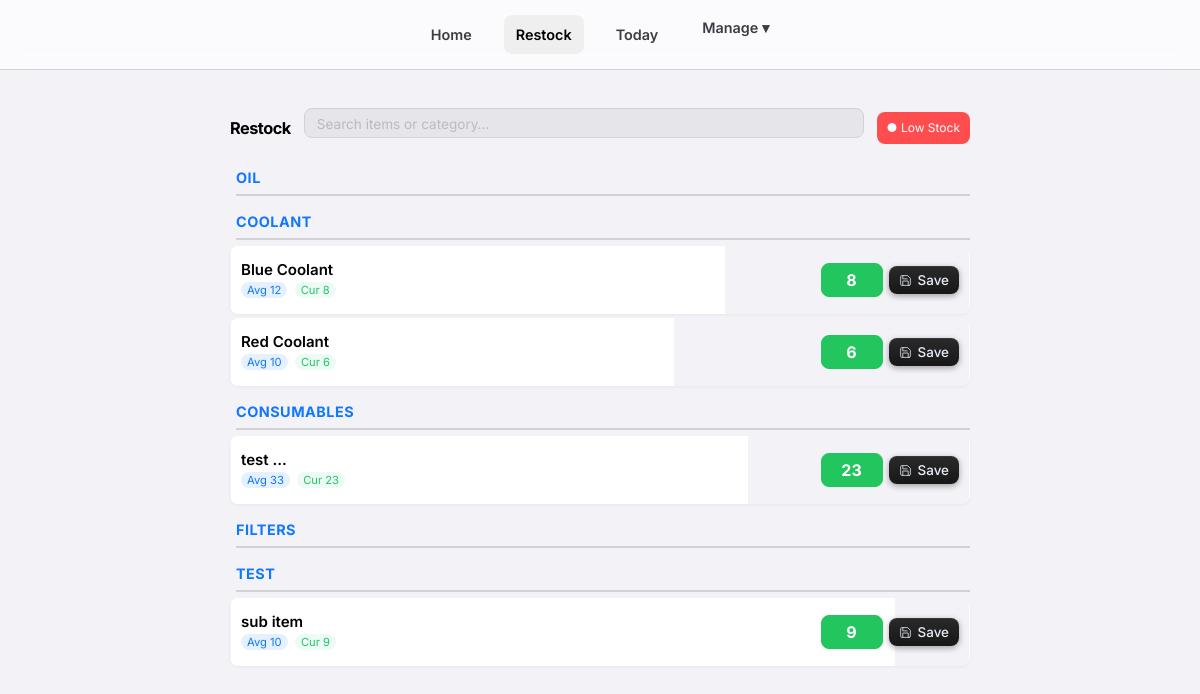
/stock/ (signed in), run on an earlier commit of the app's database.
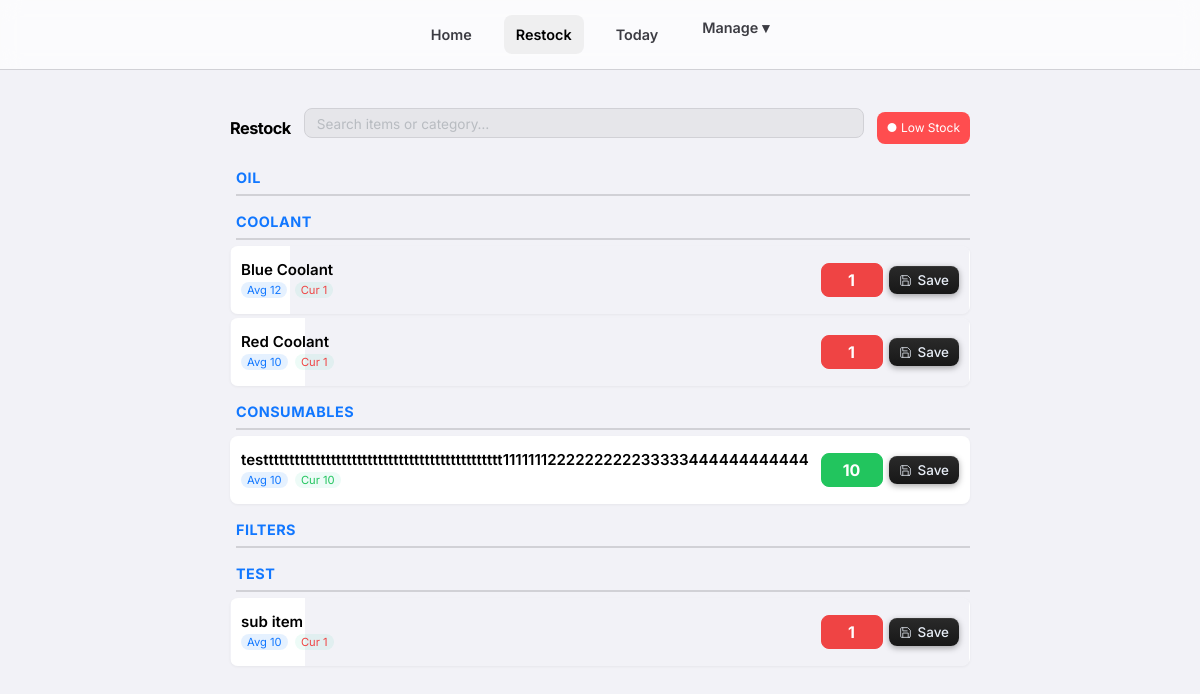
And on a later commit of the database.
### consumables/models.py (models this page shows, shortened)
class Category(models.Model):
    name = models.CharField(max_length=100)
    class Meta:
        verbose_name_plural = "Categories"

class Item(models.Model):
    category = models.ForeignKey(Category, related_name='items', on_delete=models.CASCADE)
    subcategory = models.ForeignKey(SubCategory, related_name='items', on_delete=models.SET_NULL, null=True, blank=True)
    name = models.CharField(max_length=200)
    average_stock = models.IntegerField(default=0, help_text="Ideal stock level for calculation")
    current_stock = models.IntegerField(default=0)
    score = models.IntegerField(default=1, help_text="Credits earned per unit taken")
    class Meta:
        constraints = [
            models.UniqueConstraint(
                fields=['category', 'name'],
                condition=models.Q(subcategory__isnull=True),
                name='unique_direct_item_idx'
            ),
            models.UniqueConstraint(
                fields=['subcategory', 'name'],
                name='unique_subcategory_item_idx'
            )
        ]
    def stock_percentage(self):
        if self.average_stock <= 0:
            return 100 # Default to full/green if no average set to avoid div/0 error showing red
        return (self.current_stock / self.average_stock) * 100
    def stock_status_color(self):
        pct = self.stock_percentage()
        if pct < 25:
            return "#ef4444" # Red
        elif pct < 50:
            return "#eab308" # Yellow
        else:
            return "#22c55e" # Green

### consumables/views.py (the view)
# urls.py: path('stock/', views.stock_list, name='stock_list'),
@login_required
def stock_list(request):
    categories = Category.objects.prefetch_related('items').all()
    return render(request, 'consumables/stock_list.html', {'categories': categories})

### consumables/templates/consumables/stock_list.html (shortened to what this page needs)
{% extends 'consumables/base.html' %}
{% block content %}
<div class="restock-container">
    <div class="top-row">
        <h2>Restock</h2>
        <div class="search-container">
            <input id="restockSearch" class="tiny-search" type="text" placeholder="Search items or category…">
        </div>
        <a href="{% url 'low_stock_list' %}" class="low-stock-btn">
            ● Low Stock
        </a>
    </div>
    {% for category in categories %}
    <div class="category-section">
        <h3 class="category-title">{{ category.name }}</h3>
        {% for item in category.items.all %}
        <form method="post" action="{% url 'update_stock' item.id %}" class="item-card" data-default-display="flex"
            style="background: linear-gradient(90deg, var(--card-bg) {{ item.stock_percentage|floatformat:0 }}%, transparent {{ item.stock_percentage|floatformat:0 }}%);">
            <div class="item-info">
                <div class="item-name" onclick="this.classList.toggle('expanded')">
                    {{ item.name }}
                </div>
                <div class="item-stock">
                    <span class="stock-badge avg-badge">Avg {{ item.average_stock }}</span>
                    <span class="stock-badge cur-badge" style="color:{{ item.stock_status_color }}">
                        Cur {{ item.current_stock }}
                    </span>
                </div>
            </div>
            <div class="controls">
                <input type="number" name="current_stock" value="{{ item.current_stock }}" inputmode="numeric"
                    style="background-color: {{ item.stock_status_color }}; border-color: {{ item.stock_status_color }}; color: white; font-weight: bold;">
                <button type="submit" class="btn-save">
                    <svg viewBox="0 0 24 24" fill="none" stroke="currentColor" stroke-width="1.6" stroke-linecap="round"
                        stroke-linejoin="round">
                        <path d="M19 21H5a2 2 0 0 1-2-2V5a2 2 0 0 1 2-2h11l5 5v11a2 2 0 0 1-2 2z" />
                        <path d="M17 21v-8H7v8" />
                        <path d="M7 3v6h8" />
                    </svg>
                    Save
                </button>
            </div>
        </form>
        {% endfor %}
    </div>
    {% endfor %}
</div>
{% endblock %}

### consumables/templates/consumables/base.html (shortened to what this page needs)
{% load static %}
<!DOCTYPE html>
<html lang="en">
<head>
    <link rel="stylesheet" href="{% static 'css/style.css' %}">
</head>
<body>
    {% if user.is_authenticated %}
    <nav class="navbar">
        <a href="{% url 'home' %}"
            class="nav-link {% if request.resolver_match.url_name == 'home' %}active{% endif %}">Home</a>
        <a href="{% url 'stock_list' %}"
            class="nav-link {% if request.resolver_match.url_name == 'stock_list' %}active{% endif %}">Restock</a>
        <a href="{% url 'today' %}"
            class="nav-link {% if request.resolver_match.url_name == 'today' %}active{% endif %}">Today</a>
        <div class="dropdown">
            <span class="nav-link" style="cursor: pointer;">Manage &#9662;</span>
        </div>
    </nav>
    {% endif %}
    <div class="container">
        {% block content %}
        {% endblock %}
    </div>
</body>
</html>

### consumables/static/css/style.css (style rules this page uses)
:root { --bg-color: #f2f2f7; --card-bg: #ffffff; --text-primary: #000000; --text-secondary: #3c3c43; --accent-red: #ff3b30; --accent-blue: #007aff; --accent-green: #34c759; --accent-yellow: #f59e0b; --border-color: #d1d1d6; --glass-bg: rgba(255, 255, 255, 0.7); --glass-border: rgba(0, 0, 0, 0.1); --input-bg: rgba(0, 0, 0, 0.05); }
* { box-sizing: border-box; margin: 0; padding: 0; font-family: 'Inter', -apple-system, BlinkMacSystemFont, "Segoe UI", Roboto, Helvetica, Arial, sans-serif; }
body { background-color: var(--bg-color); color: var(--text-primary); line-height: 1.6; padding-bottom: 80px; }
h1, h2, h3 { font-weight: 700; letter-spacing: -0.5px; margin-bottom: 1rem; color: var(--text-primary); }
a { color: var(--accent-blue); text-decoration: none; }
.container { max-width: 800px; margin: 0 auto; padding: 20px; }
.navbar { background-color: var(--card-bg); padding: 15px; display: flex; justify-content: center; gap: 20px; position: sticky; top: 0; z-index: 100; border-bottom: 1px solid var(--border-color); backdrop-filter: blur(10px); -webkit-backdrop-filter: blur(10px); background: var(--glass-bg); }
.nav-link { color: var(--text-secondary); font-weight: 600; font-size: 0.9rem; padding: 8px 12px; border-radius: 8px; transition: all 0.2s ease; }
.nav-link.active, .nav-link:hover { color: var(--text-primary); background-color: rgba(0, 0, 0, 0.05); }
.dropdown { position: relative; display: inline-block; }
.category-section { margin-bottom: 40px; }
.category-title { font-size: 1.5rem; border-bottom: 2px solid var(--border-color); padding-bottom: 5px; margin-bottom: 10px; color: var(--accent-blue); text-transform: uppercase; letter-spacing: 1px; }
.item-card { background-color: var(--card-bg); padding: 15px; margin-bottom: 10px; border-radius: 12px; display: flex; justify-content: space-between; align-items: center; border: 1px solid var(--border-color); transition: transform 0.2s, box-shadow 0.2s; box-shadow: 0 1px 3px rgba(0, 0, 0, 0.05); }
.item-info { flex-grow: 1; }
.item-name { font-weight: 600; font-size: 1.1rem; color: var(--text-primary); }
.item-stock { font-size: 0.8rem; color: var(--text-secondary); }
input[type="text"], input[type="password"], input[type="number"], select { width: 100%; padding: 12px; margin: 8px 0; background-color: var(--input-bg); border: 1px solid var(--border-color); border-radius: 8px; color: var(--text-primary); font-size: 1rem; transition: border-color 0.2s, background-color 0.2s; }
.search-container { margin-bottom: 10px; padding: 0 5px; }
.tiny-search { width: 100%; background: var(--input-bg); border: 1px solid var(--border-color); border-radius: 20px; padding: 2px 10px; color: var(--text-primary); font-size: 0.8rem; line-height: normal; outline: none; transition: all 0.2s ease; margin: 0; box-sizing: border-box; height: 30px; }
.tiny-search::placeholder { color: var(--text-secondary); opacity: 0.6; font-size: 0.85rem; }

What changed in the data, as far as the page shows it:
changed Item "Blue Coolant": current_stock "8" → "1"
changed Item "Red Coolant": current_stock "6" → "1"
changed Item: name "test ..." → "testttttttttttttttttttttttttttttttttttttttttttttt1111111222222222233333444444444444"; average_stock "33" → "10"; current_stock "23" → "10"
changed Item "sub item": current_stock "9" → "1"
